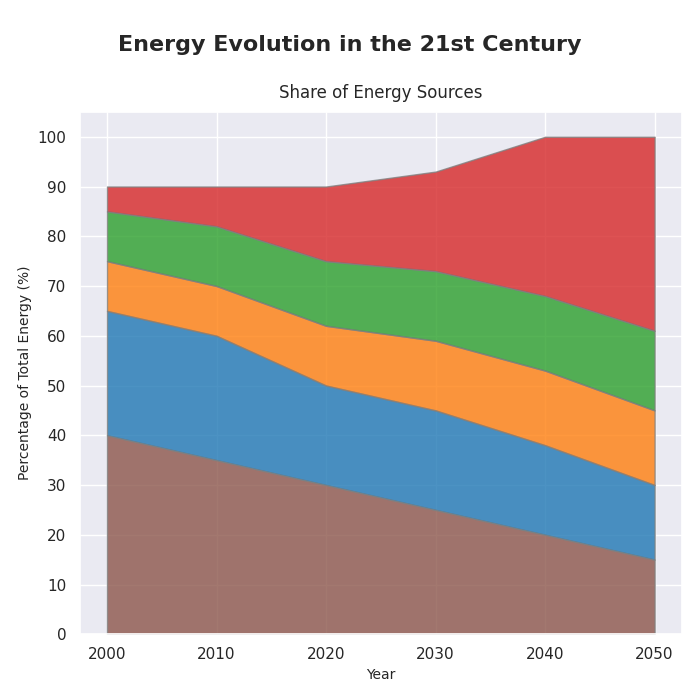

The script that drew this image:
import matplotlib.pyplot as plt
import numpy as np

years = np.arange(2000, 2051, 10)
energy_sources = ['Coal', 'Natural Gas', 'Nuclear', 'Hydroelectric', 'Renewables']
coal = [40, 35, 30, 25, 20, 15]
natural_gas = [25, 25, 20, 20, 18, 15]
nuclear = [10, 10, 12, 14, 15, 15]
hydroelectric = [10, 12, 13, 14, 15, 16]
renewables = [5, 8, 15, 20, 32, 39]
data = np.vstack([coal, natural_gas, nuclear, hydroelectric, renewables])

fig, ax1 = plt.subplots(figsize=(7, 7))
fig.suptitle('Energy Evolution in the 21st Century', fontsize=16, fontweight='bold', y=0.95)

colors = ['#8c564b', '#1f77b4', '#ff7f0e', '#2ca02c', '#d62728']
ax1.stackplot(years, data, colors=colors, alpha=0.8, edgecolor='grey')
ax1.set_title('Share of Energy Sources', fontsize=12, pad=10)
ax1.set_xlabel('Year', fontsize=10)
ax1.set_ylabel('Percentage of Total Energy (%)', fontsize=10)
ax1.set_xticks(years)
ax1.set_yticks(np.arange(0, 101, 10))

plt.tight_layout(rect=[0, 0, 1, 0.96])
plt.show()
